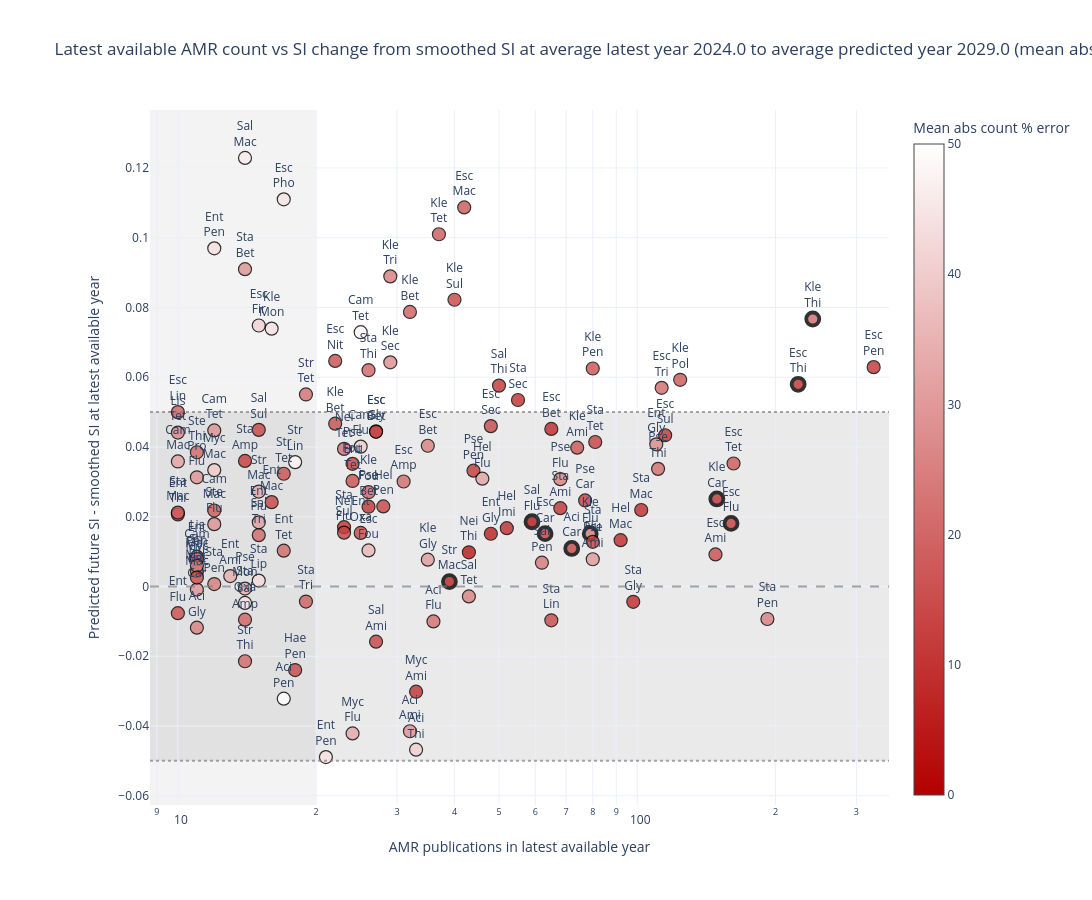

The cell this chart's notebook holds for it:
### Code cell
MAX_COUNT_ABS_PCT_ERROR_MEAN = 50
MIN_COUNT_ABS_PCT_ERROR_MEAN = 1
latest_count_shift_result = plot_interactive_latest_observed_count_vs_future_si_shift(
    rank_df,
    GLASS_pairs_df=GLASS_pairs_df,
    min_last_available_count=10,
    min_count_abs_pct_error_mean=MIN_COUNT_ABS_PCT_ERROR_MEAN,
    max_count_abs_pct_error_mean=MAX_COUNT_ABS_PCT_ERROR_MEAN,
    min_counts_background=20,
    min_abs_delta_si=0.05,
    min_si_delta=-0.2,
    display_name=True,
    show=False,
)

latest_count_shift_df = latest_count_shift_result["plot_df"]
avg_latest_year = latest_count_shift_df["latest_available_year"].mean()
avg_future_year = avg_latest_year + RANK_NUM_FUTURE_YEARS
latest_count_shift_result["figure"].update_layout(
    title=(
        f"Latest available AMR count vs SI change from smoothed SI at average latest year {avg_latest_year:.1f} "
        f"to average predicted year {avg_future_year:.1f} "
        f"(mean abs count error <= {MAX_COUNT_ABS_PCT_ERROR_MEAN:g}%)"
    )
)
latest_count_shift_result["figure"].show()

latest_count_shift_export_df = latest_count_shift_df[
    [
        "pathogen",
        "antibiotic",
        "latest_available_year",
        "future_year",
        "latest_available_predicted_count",
        "future_predicted_count",
        "latest_available_predicted_SI",
        "future_predicted_SI",
        "appears_in_GLASS",
        "post_fit_count_abs_pct_error_mean",
    ]
].rename(
    columns={
        "latest_available_year": "latest_year",
        "future_year": "future_year",
        "latest_available_predicted_count": "latest_count",
        "future_predicted_count": "future_predicted_count",
        "latest_available_predicted_SI": "latest_SI",
        "future_predicted_SI": "future_predicted_SI",
        "appears_in_GLASS": "appears_in_GLASS",
        "post_fit_count_abs_pct_error_mean": "error_pc",
    }
)
latest_count_shift_export_df["latest_count"] = latest_count_shift_export_df["latest_count"].round().astype(int)
latest_count_shift_export_df["future_predicted_count"] = latest_count_shift_export_df["future_predicted_count"].round().astype(int)
latest_count_shift_export_df = latest_count_shift_export_df.sort_values("latest_count", ascending=False)
latest_count_shift_xlsx_path = LEGACY_ASSETS_DIR / "predicted_SI.xlsx"
latest_count_shift_export_df.to_excel(latest_count_shift_xlsx_path, index=False)
with pd.option_context("display.max_rows", None, "display.max_columns", None):
    display(latest_count_shift_export_df[latest_count_shift_export_df['appears_in_GLASS']=='yes'])
    display(latest_count_shift_export_df)

### Figure 1 — Plotly figure (JSON) as saved in the notebook; plotly's stock layout.template omitted (floating-point values rounded to 4 significant figures; data arrays with more than 128 entries replaced by an {"elided": "..."} marker saying what was removed)
{"data": [{"customdata": {"elided": "119x14 mixed values"}, "hovertemplate": "<b>%{customdata[0]}</b><br><b>%{customdata[1]}</b><br>Years: %{customdata[2]} -> %{customdata[3]}<br>Counts: %{customdata[4]:.0f} -> %{customdata[8]:.0f}<br>Smoothed SI: %{customdata[5]:.3f} -> %{customdata[6]:.3f}<br>Delta SI: %{customdata[9]:.3f}<br>Error (pc): %{customdata[10]:.2f}<br>GLASS: %{customdata[11]}<extra></extra>", "marker": {"cmax": 50, "cmin": 0, "color": [44.33, 18.56, 40.5, 49.74, 32.49, 28.39, 20.36, 21.48, 44.19, 15.01, 24.88, 34.02, 18.47, 34.61, 24.49, 9.406, 29.03, 43.11, 20.82, 17.29, 13.83, 35.92, 19.54, 25.02, 20.32, 13.2, 28.57, 17.34, 9.431, 15.93, 20.97, 30.83, 30.37, 28.15, 25.4, 46.12, 23.78, 23.96, 13.11, 14.92, 30.24, 17.92, 10.24, 14.24, 16.93, 11.16, 25.08, 23.54, 17.36, 19.85, 15.55, 14.1, 22.03, 8.12, 16.8, 15.9, 20.89, 7.242, 12.69, 13.53, 12.75, 16.28, 11.83, 10.02, 13.42, 4.787, 14.51, 11.56, 11.91, 24.88, 21.64, 15.07, 29.1, 32.62, 5.916, 4.383, 13.93, 24.73, 8.772, 15.08, 12.05, 20.46, 8.606, 28.62, 31.79, 21.25, 31.68, 26.05, 11.96, 39.88, 15.74, 10.1, 12.41, 12.8, 7.859, 14.86, 8.091, 17.37, 10.14, 9.749, 8.417, 39.94, 47.82, 20.51, 9.072, 16.94, 47.59, 13.29, 41.18, 26.57, 9.802, 20.59, 44.14, 24.14, 18.33, 27.28, 43.85, 44.81, 19.31], "colorbar": {"title": {"text": "Mean abs count % error"}}, "colorscale": [[0, "#b30000"], [1, "#ffffff"]], "line": {"color": ["#000000", "#000000", "#000000", "#000000", "#000000", "#000000", "#000000", "#000000", "#000000", "#000000", "#000000", "#000000", "#000000", "#000000", "#000000", "#000000", "#000000", "#000000", "#000000", "#000000", "#000000", "#000000", "#000000", "#000000", "#000000", "#000000", "#000000", "#000000", "#000000", "#000000", "#000000", "#000000", "#000000", "#000000", "#000000", "#000000", "#000000", "#000000", "#000000", "#000000", "#000000", "#000000", "#000000", "#000000", "#000000", "#000000", "#000000", "#000000", "#000000", "#000000", "#000000", "#000000", "#000000", "#000000", "#000000", "#000000", "#000000", "#000000", "#000000", "#000000", "#000000", "#000000", "#000000", "#000000", "#000000", "#000000", "#000000", "#000000", "#000000", "#000000", "#000000", "#000000", "#000000", "#000000", "#000000", "#000000", "#000000", "#000000", "#000000", "#000000", "#000000", "#000000", "#000000", "#000000", "#000000", "#000000", "#000000", "#000000", "#000000", "#000000", "#000000", "#000000", "#000000", "#000000", "#000000", "#000000", "#000000", "#000000", "#000000", "#000000", "#000000", "#000000", "#000000", "#000000", "#000000", "#000000", "#000000", "#000000", "#000000", "#000000", "#000000", "#000000", "#000000", "#000000", "#000000", "#000000", "#000000", "#000000", "#000000"], "width": [1.2, 1.2, 1.2, 1.2, 1.2, 1.2, 1.2, 1.2, 1.2, 1.2, 1.2, 1.2, 1.2, 1.2, 1.2, 1.2, 1.2, 1.2, 1.2, 1.2, 1.2, 1.2, 1.2, 1.2, 1.2, 1.2, 1.2, 1.2, 1.2, 1.2, 1.2, 1.2, 1.2, 1.2, 1.2, 1.2, 1.2, 3.8, 1.2, 1.2, 1.2, 1.2, 1.2, 1.2, 1.2, 1.2, 1.2, 1.2, 1.2, 1.2, 1.2, 1.2, 1.2, 1.2, 1.2, 1.2, 1.2, 3.8, 1.2, 1.2, 1.2, 1.2, 1.2, 1.2, 1.2, 1.2, 3.8, 1.2, 3.8, 1.2, 1.2, 1.2, 1.2, 1.2, 1.2, 3.8, 1.2, 1.2, 1.2, 1.2, 1.2, 1.2, 1.2, 1.2, 1.2, 1.2, 1.2, 1.2, 3.8, 1.2, 1.2, 3.8, 1.2, 1.2, 1.2, 1.2, 1.2, 1.2, 1.2, 1.2, 1.2, 1.2, 1.2, 1.2, 3.8, 1.2, 1.2, 1.2, 1.2, 1.2, 1.2, 3.8, 1.2, 1.2, 1.2, 1.2, 1.2, 1.2, 1.2]}, "opacity": 0.8, "size": 13}, "mode": "markers+text", "name": "Pairs", "text": ["Ent<br>Pen", "Esc<br>Lin", "Aci<br>Thi", "Aci<br>Pen", "Myc<br>Flu", "Aci<br>Ami", "Str<br>Thi", "Aci<br>Flu", "Sta<br>Oxa", "Ent<br>Flu", "Aci<br>Gly", "Pse<br>Mon", "Sta<br>Tri", "Ent<br>Ami", "Sta<br>Pen", "Myc<br>Ami", "Ent<br>Car", "Sta<br>Lip", "Ent<br>Tet", "Str<br>Mac", "Hae<br>Pen", "Esc<br>Fou", "Sal<br>Amp", "Lis<br>Pen", "Sal<br>Tri", "Sal<br>Ami", "Sta<br>Bet", "Kle<br>Tet", "Sta<br>Sul", "Ent<br>Thi", "Ent<br>Mac", "Ent<br>Flu", "Kle<br>Gly", "Ste<br>Flu", "Sal<br>Tet", "Sal<br>Mac", "Cam<br>Flu", "Kle<br>Flu", "Ent<br>Mac", "Myc<br>Mac", "Pse<br>Ami", "Sta<br>Mac", "Pse<br>Bet", "Sta<br>Lin", "Esc<br>Gly", "Pse<br>Pen", "Esc<br>Bet", "Sal<br>Pen", "Cam<br>Mac", "Kle<br>Fou", "Str<br>Tet", "Ent<br>Oxa", "Nei<br>Tet", "Sta<br>Gly", "Esc<br>Mac", "Ent<br>Tet", "Esc<br>Amp", "Str<br>Mac", "Nei<br>Flu", "Hel<br>Pen", "Sta<br>Flu", "Kle<br>Ami", "Pse<br>Fou", "Sta<br>Ami", "Sal<br>Sul", "Nei<br>Thi", "Aci<br>Car", "Sta<br>Amp", "Esc<br>Car", "Pse<br>Flu", "Str<br>Tet", "Kle<br>Bet", "Pro<br>Flu", "Str<br>Mac", "Ent<br>Gly", "Sal<br>Flu", "Esc<br>Sec", "Sta<br>Pen", "Hel<br>Imi", "Esc<br>Ami", "Pse<br>Car", "Ste<br>Thi", "Sta<br>Mac", "Cam<br>Tet", "Cam<br>Mac", "Pse<br>Thi", "Hel<br>Flu", "Lis<br>Tet", "Esc<br>Flu", "Myc<br>Mac", "Kle<br>Pen", "Kle<br>Car", "Esc<br>Bet", "Sta<br>Tet", "Esc<br>Bet", "Esc<br>Nit", "Hel<br>Mac", "Esc<br>Tet", "Esc<br>Sul", "Sal<br>Thi", "Sta<br>Sec", "Cam<br>Flu", "Str<br>Lin", "Esc<br>Tri", "Esc<br>Thi", "Kle<br>Pol", "Cam<br>Tet", "Kle<br>Sul", "Esc<br>Fir", "Ent<br>Gly", "Esc<br>Pen", "Kle<br>Thi", "Kle<br>Mon", "Kle<br>Tri", "Kle<br>Bet", "Kle<br>Sec", "Ent<br>Pen", "Esc<br>Pho", "Sta<br>Thi"], "textposition": "top center", "type": "scatter", "x": [21.0, 10.0, 33.0, 17.0, 24.0, 32.0, 14.0, 36.0, 14.0, 10.0, 11.0, 14.0, 19.0, 13.0, 12.0, 33.0, 11.0, 15.0, 17.0, 11.0, 18.0, 26.0, 14.0, 11.0, 15.0, 27.0, 14.0, 37.0, 23.0, 10.0, 11.0, 15.0, 35.0, 12.0, 43.0, 14.0, 11.0, 79.0, 16.0, 11.0, 80.0, 10.0, 26.0, 65.0, 27.0, 44.0, 35.0, 62.0, 12.0, 26.0, 17.0, 25.0, 23.0, 98.0, 42.0, 24.0, 31.0, 39.0, 23.0, 28.0, 80.0, 74.0, 24.0, 68.0, 15.0, 43.0, 72.0, 14.0, 63.0, 68.0, 19.0, 22.0, 11.0, 15.0, 48.0, 59.0, 48.0, 192.0, 52.0, 148.0, 77.0, 11.0, 102.0, 12.0, 10.0, 111.0, 46.0, 10.0, 160.0, 12.0, 80.0, 149.0, 27.0, 81.0, 65.0, 22.0, 92.0, 162.0, 115.0, 50.0, 55.0, 25.0, 18.0, 113.0, 224.0, 124.0, 25.0, 40.0, 15.0, 110.0, 327.0, 241.0, 16.0, 29.0, 32.0, 29.0, 12.0, 17.0, 26.0], "y": [-0.04891, 0.04999, -0.04679, -0.03216, -0.04213, -0.04151, -0.02143, -0.01001, -0.004705, -0.007655, -0.0118, -0.0006001, -0.004315, 0.002984, 0.0007032, -0.03017, -0.0008876, 0.001698, 0.01026, 0.004456, -0.02395, 0.01033, -0.009512, 0.008555, 0.01473, -0.01582, 0.09099, 0.101, 0.017, 0.02068, 0.007876, 0.0184, 0.007683, 0.01788, -0.002845, 0.1229, 0.005921, 0.01515, 0.02419, 0.00257, 0.007817, 0.02119, 0.02287, -0.009689, 0.04448, 0.03321, 0.04036, 0.006816, 0.02179, 0.02703, 0.03232, 0.01536, 0.03946, -0.004384, 0.1087, 0.03026, 0.03011, 0.001408, 0.01544, 0.02296, 0.01281, 0.03979, 0.03517, 0.02246, 0.04491, 0.009808, 0.01091, 0.036, 0.01515, 0.03078, 0.05506, 0.04669, 0.03131, 0.02723, 0.01512, 0.01856, 0.04598, -0.009314, 0.01672, 0.009188, 0.02466, 0.03849, 0.02194, 0.04476, 0.03585, 0.03373, 0.03091, 0.04413, 0.01809, 0.03338, 0.0625, 0.02509, 0.04436, 0.04144, 0.04518, 0.06468, 0.01329, 0.03527, 0.04336, 0.0576, 0.05347, 0.04011, 0.03566, 0.05697, 0.05797, 0.05927, 0.07291, 0.08222, 0.07483, 0.04076, 0.0629, 0.07669, 0.07394, 0.08893, 0.07871, 0.06427, 0.09697, 0.111, 0.06201]}], "layout": {"dragmode": "pan", "height": 900, "margin": {"b": 95, "l": 150, "r": 180, "t": 110}, "shapes": [{"fillcolor": "#f3f3f3", "layer": "below", "line": {"width": 0}, "opacity": 1, "type": "rect", "x0": 8.696, "x1": 20, "xref": "x", "y0": 0, "y1": 1, "yref": "paper"}, {"fillcolor": "#ffffff", "layer": "below", "line": {"width": 0}, "opacity": 1, "type": "rect", "x0": 20, "x1": 353.2, "xref": "x", "y0": 0, "y1": 1, "yref": "paper"}, {"fillcolor": "rgba(160, 160, 160, 0.22)", "layer": "below", "line": {"width": 0}, "opacity": 1, "type": "rect", "x0": 0, "x1": 1, "xref": "paper", "y0": -0.05, "y1": 0.05, "yref": "y"}, {"line": {"color": "gray", "dash": "dot"}, "opacity": 0.7, "type": "line", "x0": 0, "x1": 1, "xref": "x domain", "y0": -0.05, "y1": -0.05, "yref": "y"}, {"line": {"color": "gray", "dash": "dot"}, "opacity": 0.7, "type": "line", "x0": 0, "x1": 1, "xref": "x domain", "y0": 0.05, "y1": 0.05, "yref": "y"}, {"line": {"color": "gray", "dash": "dash"}, "opacity": 0.7, "type": "line", "x0": 0, "x1": 1, "xref": "x domain", "y0": 0, "y1": 0, "yref": "y"}], "title": {"text": "Latest available AMR count vs SI change from smoothed SI at average latest year 2024.0 to average predicted year 2029.0 (mean abs count error <= 50%)"}, "width": 1400, "xaxis": {"range": [0.9393, 2.548], "title": {"text": "AMR publications in latest available year"}, "type": "log"}, "yaxis": {"range": [-0.06265, 0.1366], "title": {"text": "Predicted future SI - smoothed SI at latest available year"}}}}
